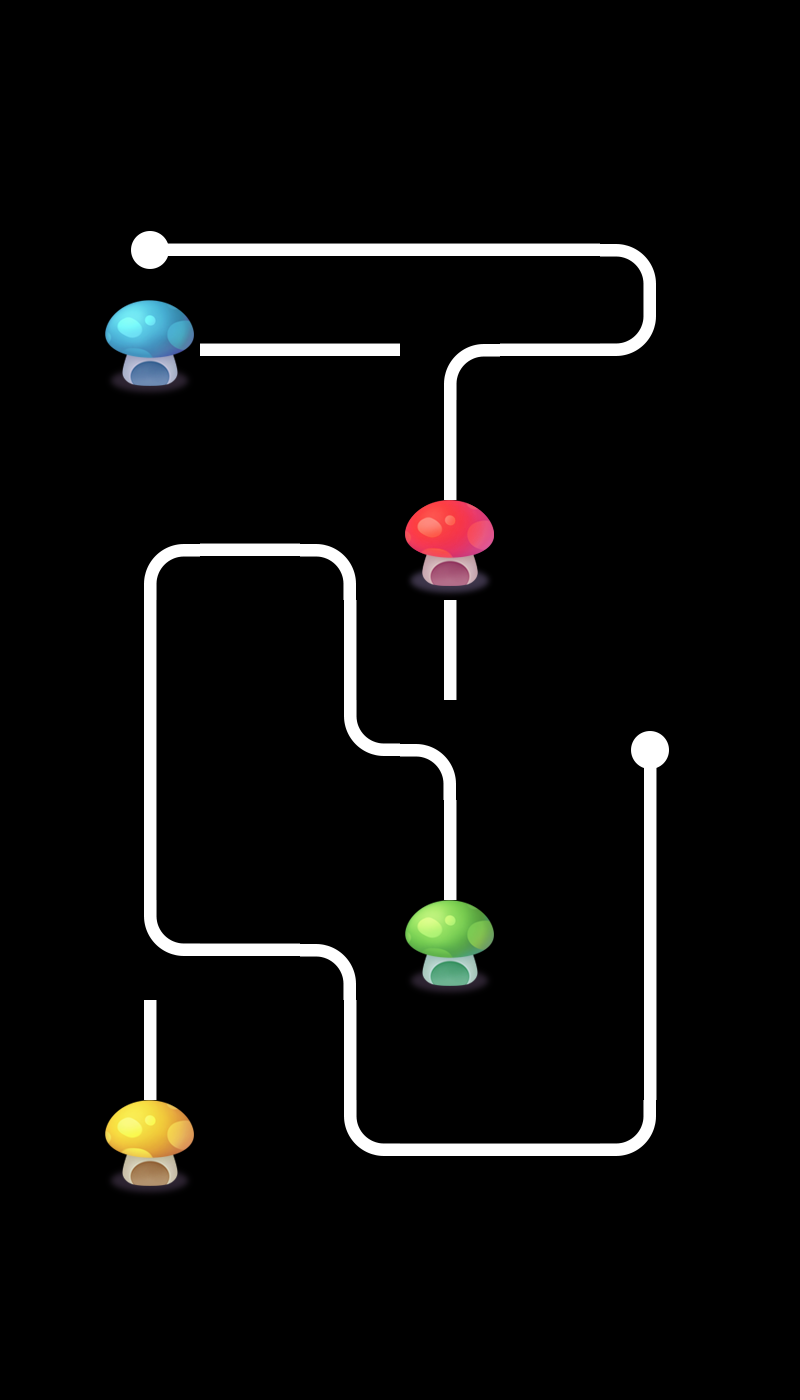

Below is a game level as drawn by its tile map, then a one-line description and the .tmx that defines it (tile-layer data replaced by summaries):
An orthogonal 8x14 tile map with 100x100 px tiles, 2 tile layers (layer0, layer1), 2 tilesets and 3 objects.

<map version="1.0" orientation="orthogonal" renderorder="right-down" width="8" height="14" tilewidth="100" tileheight="100" nextobjectid="5">
 <tileset firstgid="1" name="tiled" tilewidth="100" tileheight="100">
  <image source="tiled.png" width="500" height="400" />
 </tileset>
 <tileset firstgid="21" name="tiled" tilewidth="100" tileheight="100">
  <image source="tiled.png" width="500" height="400" />
 </tileset>
 <layer name="layer0" width="8" height="14">
  <data>[112 cells, 27 non-empty, 10 distinct tile ids]</data>
 </layer>
 <layer name="layer1" width="8" height="14">
  <data>[112 cells, 14 non-empty, 8 distinct tile ids]</data>
 </layer>
 <objectgroup name="object1">
  <object id="1" x="121.212" y="918.182" width="54.5455" height="54.5455">
   <properties>
    <property name="id" value="0" />
   </properties>
  </object>
  <object id="2" x="415.152" y="727.273" width="60.6061" height="48.4848">
   <properties>
    <property name="id" value="1" />
   </properties>
  </object>
  <object id="3" x="418.182" y="330.303" width="63.6364" height="51.5152">
   <properties>
    <property name="id" value="2" />
   </properties>
  </object>
 </objectgroup>
</map>
